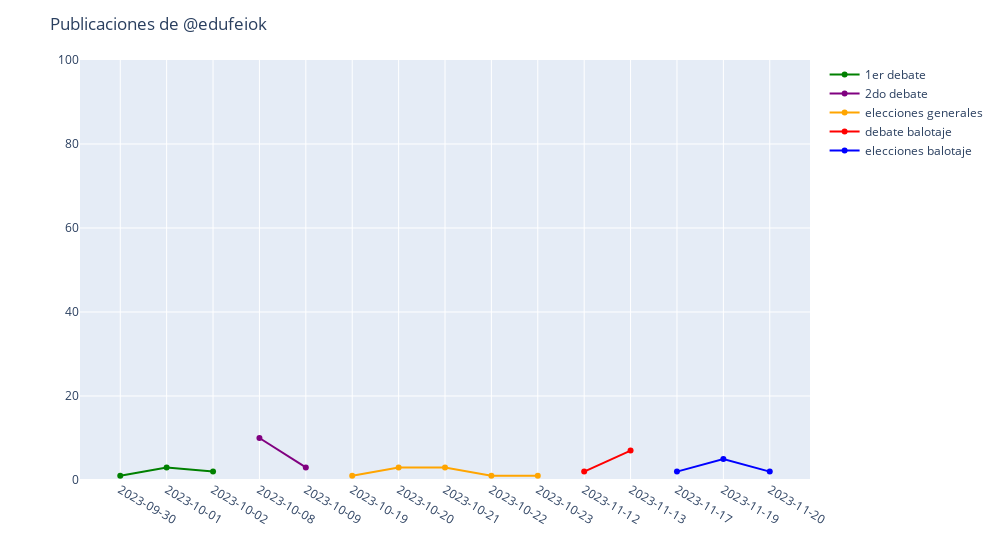

The notebook cell this image was saved under:
### Markdown cell above
### Publicaciones por evento

### Code cell
journalist_posts = df.loc[df["from_journalist"].isin([USERNAME])]
journalist_posts = journalist_posts.dropna(subset=["from_journalist"])

eventos = [
    "1er debate",
    "2do debate",
    "elecciones generales",
    "debate balotaje",
    "elecciones balotaje",
]
colors = ["green", "purple", "orange", "red", "blue"]
eventos_count = {}

fig = px.line()

for i, evento in enumerate(eventos):
    evento_data = journalist_posts.loc[journalist_posts["event"].isin([evento])]
    evento_count = evento_data.groupby("dt_date").size().reset_index(name="count")
    eventos_count[evento] = evento_count
    fig.add_scatter(
        x=evento_count["dt_date"],
        y=evento_count["count"],
        name=evento,
        line=dict(color=colors[i]),
        hovertemplate="posts: %{y}",
    )

fig.update_layout(title=f"Publicaciones de {USERNAME}", width=1000)
fig.update_xaxes(type="category")
fig.update_yaxes(range=[0, 100])
fig.show()

### Figure 1 — Plotly figure (JSON) as saved in the notebook; plotly's stock layout.template omitted (floating-point values rounded to 4 significant figures)
{"data": [{"hovertemplate": "<extra></extra>", "legendgroup": "", "line": {"color": "#636efa", "dash": "solid"}, "marker": {"symbol": "circle"}, "mode": "lines", "name": "", "orientation": "v", "showlegend": false, "type": "scatter", "xaxis": "x", "yaxis": "y"}, {"hovertemplate": "posts: %{y}", "line": {"color": "green"}, "name": "1er debate", "type": "scatter", "x": ["2023-09-30", "2023-10-01", "2023-10-02"], "y": [1, 3, 2]}, {"hovertemplate": "posts: %{y}", "line": {"color": "purple"}, "name": "2do debate", "type": "scatter", "x": ["2023-10-08", "2023-10-09"], "y": [10, 3]}, {"hovertemplate": "posts: %{y}", "line": {"color": "orange"}, "name": "elecciones generales", "type": "scatter", "x": ["2023-10-19", "2023-10-20", "2023-10-21", "2023-10-22", "2023-10-23"], "y": [1, 3, 3, 1, 1]}, {"hovertemplate": "posts: %{y}", "line": {"color": "red"}, "name": "debate balotaje", "type": "scatter", "x": ["2023-11-12", "2023-11-13"], "y": [2, 7]}, {"hovertemplate": "posts: %{y}", "line": {"color": "blue"}, "name": "elecciones balotaje", "type": "scatter", "x": ["2023-11-17", "2023-11-19", "2023-11-20"], "y": [2, 5, 2]}], "layout": {"legend": {"tracegroupgap": 0}, "margin": {"t": 60}, "title": {"text": "Publicaciones de @edufeiok"}, "width": 1000, "xaxis": {"anchor": "y", "domain": [0, 1], "type": "category"}, "yaxis": {"anchor": "x", "domain": [0, 1], "range": [0, 100]}}}
